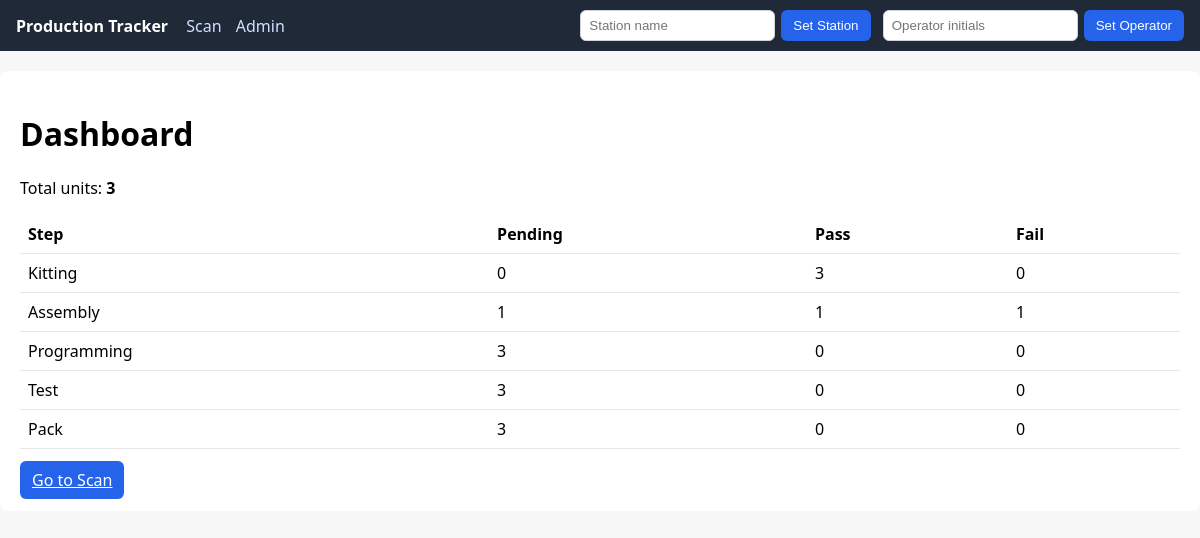
The page / on the database its author committed.
### app/models.py (models this page shows)
class Step(db.Model):
    id = db.Column(db.Integer, primary_key=True)
    name = db.Column(db.String(64), nullable=False, unique=True)
    sequence = db.Column(db.Integer, nullable=False, index=True)
    active = db.Column(db.Boolean, nullable=False, default=True)
    unit_steps = db.relationship('UnitStep', back_populates='step', cascade='all, delete-orphan')

### app/views.py (the view)
@bp.route('/')
def index():
    steps = Step.query.filter_by(active=True).order_by(Step.sequence).all()
    totals = {s.name: {'pending': 0, 'pass': 0, 'fail': 0} for s in steps}
    for s in steps:
        for r in UnitStep.query.filter_by(step_id=s.id).all():
            totals[s.name][r.status] += 1
    unit_count = Unit.query.count()
    return render_template('index.html', steps=steps, totals=totals, unit_count=unit_count)

### app/templates/index.html
{% extends 'base.html' %}
{% block content %}
<h1>Dashboard</h1>
<p>Total units: <strong>{{ unit_count }}</strong></p>
<table>
  <thead>
    <tr>
      <th>Step</th>
      <th>Pending</th>
      <th>Pass</th>
      <th>Fail</th>
    </tr>
  </thead>
  <tbody>
    {% for s in steps %}
    <tr>
      <td>{{ s.name }}</td>
      <td>{{ totals[s.name]['pending'] }}</td>
      <td>{{ totals[s.name]['pass'] }}</td>
      <td>{{ totals[s.name]['fail'] }}</td>
    </tr>
    {% endfor %}
  </tbody>
</table>
<div class="cta-row">
  <a class="button" href="{{ url_for('main.scan') }}">Go to Scan</a>
</div>
{% endblock %}

### app/static/styles.css (style rules this page uses)
body { font-family: system-ui, -apple-system, Segoe UI, Roboto, Arial, sans-serif; margin: 0; background: #f7f7f7; }
table { width:100%; border-collapse: collapse; }
th, td { padding:8px; border-bottom:1px solid #e5e7eb; text-align:left; }
.button, button { background:#2563eb; color:#fff; border:none; padding:8px 12px; border-radius:6px; cursor:pointer; }
.cta-row { margin-top:20px; }
table { table-layout: auto; }

### rows shown on the page
Step: name "Kitting", name "0", name "3"
Step: name "Assembly", name "1"
Step: name "Programming", name "3", name "0"
Step: name "Test", name "3", name "0"
Step: name "Pack", name "3", name "0"

### other values the page prints
{{ unit_count }} "3"
